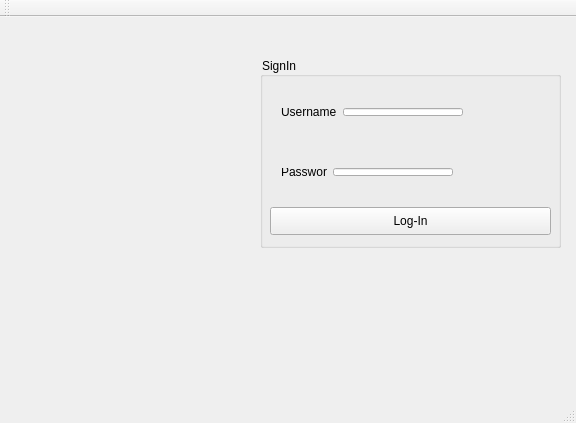
<?xml version="1.0" encoding="UTF-8"?>
<ui version="4.0">
 <class>MainWindow</class>
 <widget class="QMainWindow" name="MainWindow">
  <property name="geometry">
   <rect>
    <x>0</x>
    <y>0</y>
    <width>576</width>
    <height>423</height>
   </rect>
  </property>
  <property name="windowTitle">
   <string>MainWindow</string>
  </property>
  <widget class="QWidget" name="centralWidget">
   <widget class="QGroupBox" name="groupBox">
    <property name="geometry">
     <rect>
      <x>260</x>
      <y>40</y>
      <width>301</width>
      <height>191</height>
     </rect>
    </property>
    <property name="styleSheet">
     <string notr="true">font-size: 12px;</string>
    </property>
    <property name="title">
     <string>SignIn</string>
    </property>
    <widget class="QWidget" name="layoutWidget">
     <property name="geometry">
      <rect>
       <x>10</x>
       <y>100</y>
       <width>194</width>
       <height>30</height>
      </rect>
     </property>
     <layout class="QHBoxLayout" name="horizontalLayout_2">
      <item>
       <widget class="QLabel" name="label_2">
        <property name="text">
         <string>Passwor</string>
        </property>
        <property name="buddy">
         <cstring>lineEdit_password</cstring>
        </property>
       </widget>
      </item>
      <item>
       <widget class="QLineEdit" name="lineEdit_password">
        <property name="echoMode">
         <enum>QLineEdit::Password</enum>
        </property>
       </widget>
      </item>
     </layout>
    </widget>
    <widget class="QPushButton" name="pushButton_Login">
     <property name="geometry">
      <rect>
       <x>10</x>
       <y>150</y>
       <width>281</width>
       <height>28</height>
      </rect>
     </property>
     <property name="text">
      <string>Log-In</string>
     </property>
    </widget>
    <widget class="QWidget" name="layoutWidget">
     <property name="geometry">
      <rect>
       <x>10</x>
       <y>40</y>
       <width>204</width>
       <height>30</height>
      </rect>
     </property>
     <layout class="QHBoxLayout" name="horizontalLayout">
      <item>
       <widget class="QLabel" name="label">
        <property name="text">
         <string>Username</string>
        </property>
        <property name="buddy">
         <cstring>lineEdit_username</cstring>
        </property>
       </widget>
      </item>
      <item>
       <widget class="QLineEdit" name="lineEdit_username"/>
      </item>
     </layout>
    </widget>
    <zorder>layoutWidget</zorder>
    <zorder>layoutWidget</zorder>
    <zorder>pushButton_Login</zorder>
   </widget>
   <widget class="QLabel" name="label_pic">
    <property name="geometry">
     <rect>
      <x>20</x>
      <y>40</y>
      <width>221</width>
      <height>201</height>
     </rect>
    </property>
    <property name="text">
     <string/>
    </property>
   </widget>
  </widget>
  <widget class="QMenuBar" name="menuBar">
   <property name="geometry">
    <rect>
     <x>0</x>
     <y>0</y>
     <width>576</width>
     <height>26</height>
    </rect>
   </property>
  </widget>
  <widget class="QToolBar" name="mainToolBar">
   <attribute name="toolBarArea">
    <enum>TopToolBarArea</enum>
   </attribute>
   <attribute name="toolBarBreak">
    <bool>false</bool>
   </attribute>
  </widget>
  <widget class="QStatusBar" name="statusBar"/>
 </widget>
 <layoutdefault spacing="6" margin="11"/>
 <tabstops>
  <tabstop>lineEdit_username</tabstop>
  <tabstop>lineEdit_password</tabstop>
  <tabstop>pushButton_Login</tabstop>
 </tabstops>
 <resources/>
 <connections/>
</ui>
